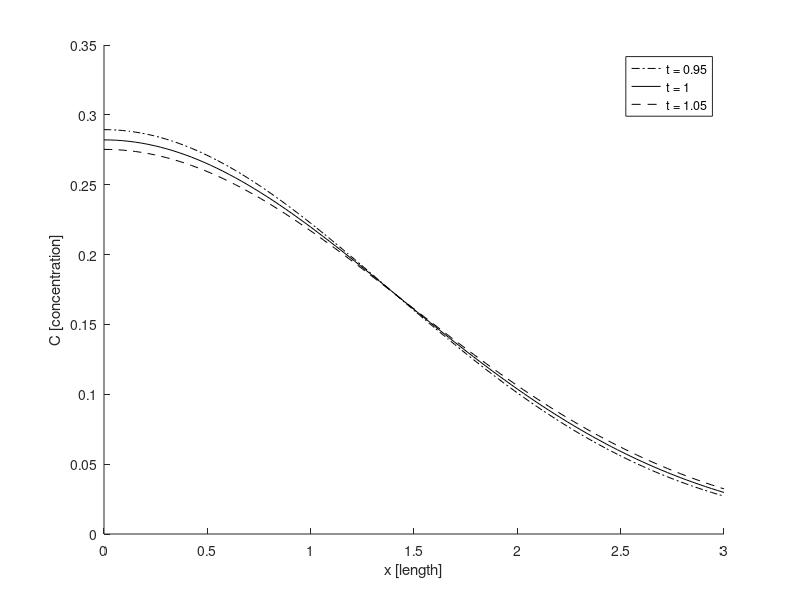

This figure's MATLAB source: (Note: this script raises an error after producing the figure.)
D = 1;
M = 1;
t = [0.95 1 1.05];
x = linspace(0,3);

stya = ['k' 'k' 'k'];
styb = ['-' '-' '-'];
styc = ['.' ' ' '-'];

hold on
for i=1:3
    
    C = M/sqrt(4*pi*D*t(i))*exp(-x.^2/(4*D*t(i)));
    plot(x,C,[stya(i) styb(i) styc(i)])
    
end

xlabel('x [length]')
ylabel('C [concentration]')
legend('t = 0.95', 't = 1', 't = 1.05')

for i=1:3
    
    vline(sqrt(2*D*t(i)),[stya(i) styb(i) styc(i)])%,['Inflection point, t = ',num2str(t(i))])
    
end

print('-r600','-f1','-depsc','inflection1.eps')